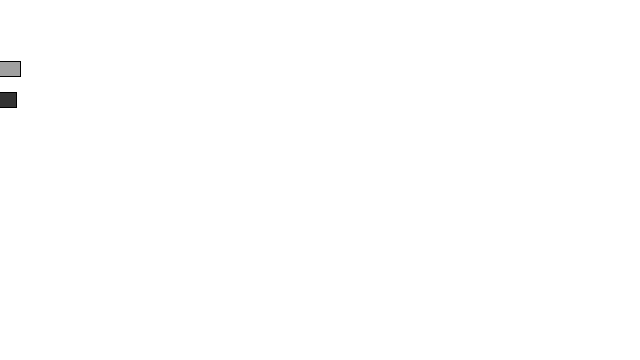
Frame 1 (no input)
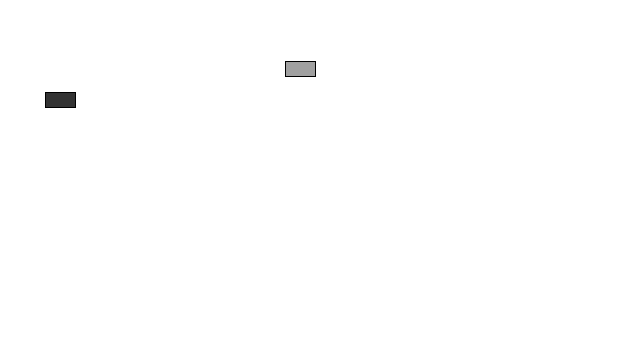
Frame 60 (the mouse pressed at the canvas centre just before this capture)
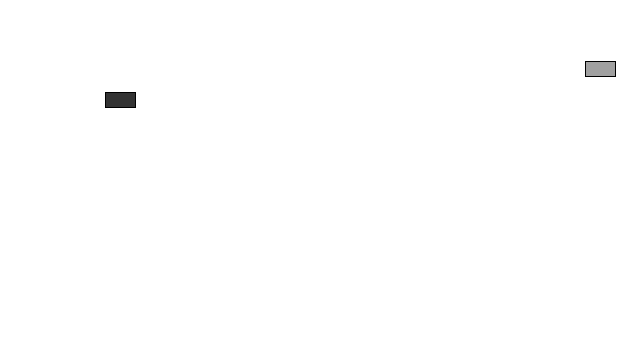
Frame 120 (the mouse held since frame 60 and released just before this capture)

The Processing sketch that drew these frames (run headless with seeded random() and noise(); from frame 60 on, the mouse is pressed at the canvas centre):

// Processing sketch: day_15
// ── day_15.pde
Car myCar1;
Car myCar2;

void setup(){
  size(640,360);
  myCar1 = new Car(color(51),0,100,1);
  myCar2 = new Car(color(160),0,69,5);
}
void draw(){
 background(255);
 myCar1.move();
 myCar1.display();
  myCar2.move();
 myCar2.display();
}
class Car{
 color c;
 float xpos;
 float ypos;
 float xspeed;
 Car(color tempC, float tempXpos,float tempYpos,float tempXspeed){
   //making car constructor with variables for input
   c = tempC;
   xpos = tempXpos;
   ypos = tempYpos;
   xspeed = tempXspeed;
}
void display(){
 stroke(0);
 fill(c);
 rectMode(CENTER);
 rect(xpos,ypos,30,15);
}
void move(){
  xpos = xpos + xspeed;
  if (xpos > width){
    xpos = 0;}
}
 
}
